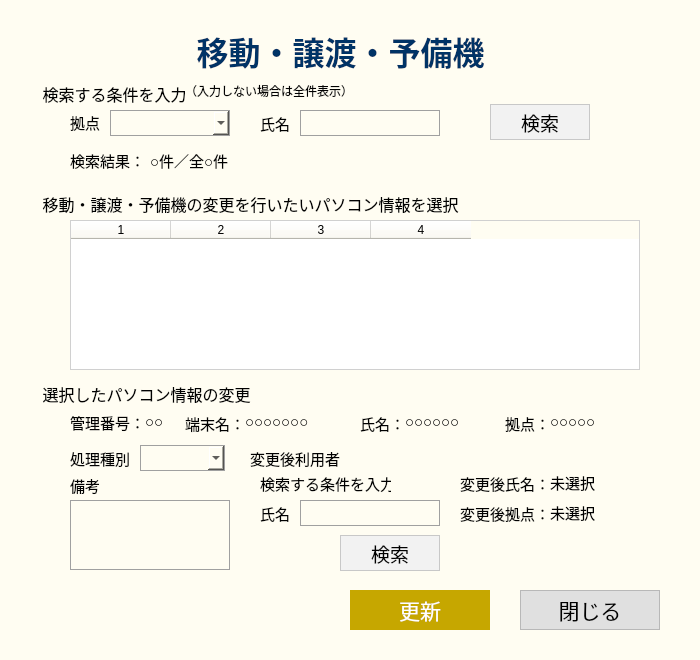
<?xml version="1.0" encoding="UTF-8"?>
<ui version="4.0">
 <class>Dialog</class>
 <widget class="QDialog" name="Dialog">
  <property name="geometry">
   <rect>
    <x>0</x>
    <y>0</y>
    <width>700</width>
    <height>660</height>
   </rect>
  </property>
  <property name="minimumSize">
   <size>
    <width>700</width>
    <height>660</height>
   </size>
  </property>
  <property name="maximumSize">
   <size>
    <width>700</width>
    <height>660</height>
   </size>
  </property>
  <property name="windowTitle">
   <string>Dialog</string>
  </property>
  <property name="styleSheet">
   <string notr="true">QWidget {
    background-color: #FFFDF2 ;      /* 淡い黄色 */
}</string>
  </property>
  <widget class="QLabel" name="label_8">
   <property name="enabled">
    <bool>false</bool>
   </property>
   <property name="geometry">
    <rect>
     <x>150</x>
     <y>30</y>
     <width>381</width>
     <height>41</height>
    </rect>
   </property>
   <property name="font">
    <font>
     <family>Meiryo</family>
     <pointsize>24</pointsize>
     <bold>true</bold>
    </font>
   </property>
   <property name="styleSheet">
    <string notr="true">color: #003366;
font-size: 24pt;
font-weight: bold;</string>
   </property>
   <property name="text">
    <string>移動・譲渡・予備機</string>
   </property>
   <property name="alignment">
    <set>Qt::AlignmentFlag::AlignCenter</set>
   </property>
  </widget>
  <widget class="QPushButton" name="btnClose">
   <property name="geometry">
    <rect>
     <x>520</x>
     <y>590</y>
     <width>140</width>
     <height>40</height>
    </rect>
   </property>
   <property name="font">
    <font>
     <family>Meiryo</family>
     <pointsize>16</pointsize>
    </font>
   </property>
   <property name="styleSheet">
    <string notr="true">QPushButton {
    background-color: #E0E0E0;      /* 背景より少し濃いグレー */
    color: #000000;                 /* 黒字 */
    border: 1px solid #B8B8B8;      /* 薄いグレーの枠線 */
    border-radius: 0px;             /* 角丸なし */
}

QPushButton:hover {
    background-color: #D0D0D0;      /* ホバー：少し濃いグレー */
    color: #000000;                 /* 黒字のまま */
}

QPushButton:pressed {
    background-color: #C0C0C0;      /* 押下：さらに濃いグレー */
    color: #000000;                 /* 黒字のまま */
}
</string>
   </property>
   <property name="text">
    <string>閉じる</string>
   </property>
  </widget>
  <widget class="QPushButton" name="btnUpdate">
   <property name="geometry">
    <rect>
     <x>350</x>
     <y>590</y>
     <width>140</width>
     <height>40</height>
    </rect>
   </property>
   <property name="font">
    <font>
     <family>Meiryo</family>
     <pointsize>16</pointsize>
    </font>
   </property>
   <property name="styleSheet">
    <string notr="true">QPushButton#btnUpdate {
    background-color: #C6A700;
    color: white;
    border: 1px solid #C6A700;
    border-radius: 0px;
    padding: 4px 12px;
}

QPushButton#btnUpdate:hover {
    background-color: #D9B800;
    border: 1px solid #D9B800;
}

QPushButton#btnUpdate:pressed {
    background-color: #A88D00;
    border: 1px solid #A88D00;
}
</string>
   </property>
   <property name="text">
    <string>更新</string>
   </property>
  </widget>
  <widget class="QGroupBox" name="gbxSearchCondition">
   <property name="geometry">
    <rect>
     <x>40</x>
     <y>80</y>
     <width>621</width>
     <height>101</height>
    </rect>
   </property>
   <property name="font">
    <font>
     <pointsize>12</pointsize>
    </font>
   </property>
   <property name="styleSheet">
    <string notr="true">QGroupBox {
    border: none;
}</string>
   </property>
   <property name="title">
    <string>検索する条件を入力</string>
   </property>
   <widget class="QComboBox" name="cmbLocation">
    <property name="geometry">
     <rect>
      <x>70</x>
      <y>30</y>
      <width>120</width>
      <height>26</height>
     </rect>
    </property>
    <property name="styleSheet">
     <string notr="true">QComboBox {
    border: 1px solid #A0A0A0;   /* 標準より少し濃いグレー */
    padding: 2px;
　font-size: 10pt;
}

QComboBox:focus {
    border: 1px solid #4A90E2;   /* 淡い青 */
    background-color: #FFFFFF;
}</string>
    </property>
   </widget>
   <widget class="QLabel" name="label_4">
    <property name="geometry">
     <rect>
      <x>30</x>
      <y>30</y>
      <width>31</width>
      <height>24</height>
     </rect>
    </property>
    <property name="cursor">
     <cursorShape>ArrowCursor</cursorShape>
    </property>
    <property name="styleSheet">
     <string notr="true">font-size: 11pt;
color: #000000;</string>
    </property>
    <property name="text">
     <string>拠点</string>
    </property>
   </widget>
   <widget class="QLineEdit" name="txtUserName">
    <property name="geometry">
     <rect>
      <x>260</x>
      <y>30</y>
      <width>140</width>
      <height>26</height>
     </rect>
    </property>
    <property name="styleSheet">
     <string notr="true">QLineEdit {
    border: 1px solid #A0A0A0;   /* 標準より少し濃いグレー */
    padding: 2px;
　font-size: 10pt;
}

QLineEdit:focus {
    border: 1px solid #4A90E2;   /* 淡い青 */
    background-color: #FFFFFF;
}</string>
    </property>
    <property name="text">
     <string/>
    </property>
   </widget>
   <widget class="QLabel" name="label_6">
    <property name="geometry">
     <rect>
      <x>220</x>
      <y>30</y>
      <width>31</width>
      <height>26</height>
     </rect>
    </property>
    <property name="styleSheet">
     <string notr="true">font-size: 11pt;
color: #000000;</string>
    </property>
    <property name="text">
     <string>氏名</string>
    </property>
   </widget>
   <widget class="QPushButton" name="btnSearch">
    <property name="geometry">
     <rect>
      <x>450</x>
      <y>24</y>
      <width>100</width>
      <height>36</height>
     </rect>
    </property>
    <property name="font">
     <font>
      <family>Meiryo</family>
      <pointsize>14</pointsize>
     </font>
    </property>
    <property name="styleSheet">
     <string notr="true">QPushButton#btnSearch {
    background-color: #F2F2F2;
    color: #000000;
    border: 1px solid #C8C8C8;
    border-radius: 0px;
    padding: 4px 12px;
}

QPushButton#btnSearch:hover {
    background-color: #E6E6E6;
    border: 1px solid #BFBFBF;
}

QPushButton#btnSearch:pressed {
    background-color: #D9D9D9;
    border: 1px solid #B3B3B3;
}</string>
    </property>
    <property name="text">
     <string>検索</string>
    </property>
   </widget>
   <widget class="QLabel" name="label">
    <property name="geometry">
     <rect>
      <x>30</x>
      <y>70</y>
      <width>76</width>
      <height>21</height>
     </rect>
    </property>
    <property name="font">
     <font>
      <pointsize>11</pointsize>
     </font>
    </property>
    <property name="text">
     <string>検索結果：</string>
    </property>
   </widget>
   <widget class="QLabel" name="lblResultCount">
    <property name="geometry">
     <rect>
      <x>110</x>
      <y>70</y>
      <width>101</width>
      <height>21</height>
     </rect>
    </property>
    <property name="font">
     <font>
      <pointsize>11</pointsize>
     </font>
    </property>
    <property name="text">
     <string>○件／全○件</string>
    </property>
   </widget>
   <widget class="QLabel" name="label_2">
    <property name="geometry">
     <rect>
      <x>145</x>
      <y>3</y>
      <width>161</width>
      <height>16</height>
     </rect>
    </property>
    <property name="text">
     <string>（入力しない場合は全件表示）</string>
    </property>
   </widget>
  </widget>
  <widget class="QGroupBox" name="gbxSearchResult">
   <property name="geometry">
    <rect>
     <x>40</x>
     <y>190</y>
     <width>631</width>
     <height>181</height>
    </rect>
   </property>
   <property name="font">
    <font>
     <pointsize>12</pointsize>
    </font>
   </property>
   <property name="styleSheet">
    <string notr="true">QGroupBox {
    border: none;
}</string>
   </property>
   <property name="title">
    <string>移動・譲渡・予備機の変更を行いたいパソコン情報を選択</string>
   </property>
   <widget class="QTableWidget" name="tblTransferPc">
    <property name="geometry">
     <rect>
      <x>30</x>
      <y>30</y>
      <width>570</width>
      <height>150</height>
     </rect>
    </property>
    <property name="styleSheet">
     <string notr="true">QTableWidget {
    border: 1px solid #D0D0D0;
    background-color: white;
    gridline-color: #E5E5E5;
}</string>
    </property>
    <property name="columnCount">
     <number>4</number>
    </property>
    <column/>
    <column/>
    <column/>
    <column/>
   </widget>
  </widget>
  <widget class="QGroupBox" name="gbxPcInfo">
   <property name="geometry">
    <rect>
     <x>40</x>
     <y>380</y>
     <width>631</width>
     <height>191</height>
    </rect>
   </property>
   <property name="font">
    <font>
     <pointsize>12</pointsize>
    </font>
   </property>
   <property name="styleSheet">
    <string notr="true">QGroupBox {
    border: none;
}</string>
   </property>
   <property name="title">
    <string>選択したパソコン情報の変更</string>
   </property>
   <widget class="QLabel" name="label_9">
    <property name="geometry">
     <rect>
      <x>30</x>
      <y>30</y>
      <width>71</width>
      <height>24</height>
     </rect>
    </property>
    <property name="cursor">
     <cursorShape>ArrowCursor</cursorShape>
    </property>
    <property name="styleSheet">
     <string notr="true">font-size: 11pt;
color: #000000;</string>
    </property>
    <property name="text">
     <string>管理番号：</string>
    </property>
   </widget>
   <widget class="QLabel" name="label_5">
    <property name="geometry">
     <rect>
      <x>145</x>
      <y>30</y>
      <width>61</width>
      <height>26</height>
     </rect>
    </property>
    <property name="styleSheet">
     <string notr="true">font-size: 11pt;
color: #000000;</string>
    </property>
    <property name="text">
     <string>端末名：</string>
    </property>
   </widget>
   <widget class="QLabel" name="label_10">
    <property name="geometry">
     <rect>
      <x>320</x>
      <y>30</y>
      <width>41</width>
      <height>26</height>
     </rect>
    </property>
    <property name="styleSheet">
     <string notr="true">font-size: 11pt;
color: #000000;</string>
    </property>
    <property name="text">
     <string>氏名：</string>
    </property>
   </widget>
   <widget class="QLabel" name="label_7">
    <property name="geometry">
     <rect>
      <x>30</x>
      <y>65</y>
      <width>61</width>
      <height>26</height>
     </rect>
    </property>
    <property name="styleSheet">
     <string notr="true">font-size: 11pt;
color: #000000;</string>
    </property>
    <property name="text">
     <string>処理種別</string>
    </property>
   </widget>
   <widget class="QLabel" name="lblTerminalName">
    <property name="geometry">
     <rect>
      <x>205</x>
      <y>30</y>
      <width>111</width>
      <height>24</height>
     </rect>
    </property>
    <property name="cursor">
     <cursorShape>ArrowCursor</cursorShape>
    </property>
    <property name="styleSheet">
     <string notr="true">font-size: 11pt;
color: #000000;</string>
    </property>
    <property name="text">
     <string>○○○○○○○</string>
    </property>
   </widget>
   <widget class="QLabel" name="lblManageNo">
    <property name="geometry">
     <rect>
      <x>105</x>
      <y>30</y>
      <width>31</width>
      <height>24</height>
     </rect>
    </property>
    <property name="cursor">
     <cursorShape>ArrowCursor</cursorShape>
    </property>
    <property name="styleSheet">
     <string notr="true">font-size: 11pt;
color: #000000;</string>
    </property>
    <property name="text">
     <string>○○</string>
    </property>
    <property name="alignment">
     <set>Qt::AlignmentFlag::AlignLeading|Qt::AlignmentFlag::AlignLeft|Qt::AlignmentFlag::AlignVCenter</set>
    </property>
   </widget>
   <widget class="QLabel" name="lblUserName">
    <property name="geometry">
     <rect>
      <x>365</x>
      <y>30</y>
      <width>101</width>
      <height>24</height>
     </rect>
    </property>
    <property name="cursor">
     <cursorShape>ArrowCursor</cursorShape>
    </property>
    <property name="styleSheet">
     <string notr="true">font-size: 11pt;
color: #000000;</string>
    </property>
    <property name="frameShape">
     <enum>QFrame::Shape::NoFrame</enum>
    </property>
    <property name="text">
     <string>○○○○○○</string>
    </property>
   </widget>
   <widget class="QLabel" name="label_11">
    <property name="geometry">
     <rect>
      <x>465</x>
      <y>30</y>
      <width>41</width>
      <height>26</height>
     </rect>
    </property>
    <property name="styleSheet">
     <string notr="true">font-size: 11pt;
color: #000000;</string>
    </property>
    <property name="text">
     <string>拠点：</string>
    </property>
   </widget>
   <widget class="QLabel" name="lblLocation">
    <property name="geometry">
     <rect>
      <x>510</x>
      <y>30</y>
      <width>91</width>
      <height>24</height>
     </rect>
    </property>
    <property name="cursor">
     <cursorShape>ArrowCursor</cursorShape>
    </property>
    <property name="styleSheet">
     <string notr="true">font-size: 11pt;
color: #000000;</string>
    </property>
    <property name="frameShape">
     <enum>QFrame::Shape::NoFrame</enum>
    </property>
    <property name="text">
     <string>○○○○○</string>
    </property>
   </widget>
   <widget class="QComboBox" name="cmbProcessType">
    <property name="geometry">
     <rect>
      <x>100</x>
      <y>65</y>
      <width>85</width>
      <height>26</height>
     </rect>
    </property>
    <property name="styleSheet">
     <string notr="true">QComboBox {
    border: 1px solid #A0A0A0;   /* 標準より少し濃いグレー */
    padding: 2px;
　font-size: 10pt;
}

QComboBox:focus {
    border: 1px solid #4A90E2;   /* 淡い青 */
    background-color: #FFFFFF;
}</string>
    </property>
   </widget>
   <widget class="QStackedWidget" name="stkTransfer">
    <property name="geometry">
     <rect>
      <x>200</x>
      <y>60</y>
      <width>421</width>
      <height>131</height>
     </rect>
    </property>
    <property name="currentIndex">
     <number>0</number>
    </property>
    <widget class="QWidget" name="pageTransfer">
     <widget class="QLabel" name="label_12">
      <property name="geometry">
       <rect>
        <x>10</x>
        <y>5</y>
        <width>91</width>
        <height>26</height>
       </rect>
      </property>
      <property name="styleSheet">
       <string notr="true">font-size: 11pt;
color: #000000;</string>
      </property>
      <property name="text">
       <string>変更後利用者</string>
      </property>
     </widget>
     <widget class="QLabel" name="label_13">
      <property name="geometry">
       <rect>
        <x>20</x>
        <y>30</y>
        <width>131</width>
        <height>26</height>
       </rect>
      </property>
      <property name="styleSheet">
       <string notr="true">font-size: 11pt;
color: #000000;</string>
      </property>
      <property name="text">
       <string>検索する条件を入力</string>
      </property>
     </widget>
     <widget class="QLabel" name="label_14">
      <property name="geometry">
       <rect>
        <x>20</x>
        <y>60</y>
        <width>31</width>
        <height>26</height>
       </rect>
      </property>
      <property name="styleSheet">
       <string notr="true">font-size: 11pt;
color: #000000;</string>
      </property>
      <property name="text">
       <string>氏名</string>
      </property>
     </widget>
     <widget class="QLineEdit" name="txtTransferUserName">
      <property name="geometry">
       <rect>
        <x>60</x>
        <y>60</y>
        <width>140</width>
        <height>26</height>
       </rect>
      </property>
      <property name="styleSheet">
       <string notr="true">QLineEdit {
    border: 1px solid #A0A0A0;   /* 標準より少し濃いグレー */
    padding: 2px;
　font-size: 10pt;
}

QLineEdit:focus {
    border: 1px solid #4A90E2;   /* 淡い青 */
    background-color: #FFFFFF;
}</string>
      </property>
      <property name="text">
       <string/>
      </property>
     </widget>
     <widget class="QPushButton" name="btnSearchTransferUser">
      <property name="geometry">
       <rect>
        <x>100</x>
        <y>95</y>
        <width>100</width>
        <height>36</height>
       </rect>
      </property>
      <property name="font">
       <font>
        <family>Meiryo</family>
        <pointsize>14</pointsize>
       </font>
      </property>
      <property name="styleSheet">
       <string notr="true">QPushButton#btnSearchTransferUser {
    background-color: #F2F2F2;
    color: #000000;
    border: 1px solid #C8C8C8;
    border-radius: 0px;
    padding: 4px 12px;
}

QPushButton#btnSearchTransferUser:hover {
    background-color: #E6E6E6;
    border: 1px solid #BFBFBF;
}

QPushButton#btnSearchTransferUser:pressed {
    background-color: #D9D9D9;
    border: 1px solid #B3B3B3;
}</string>
      </property>
      <property name="text">
       <string>検索</string>
      </property>
     </widget>
     <widget class="QLabel" name="label_15">
      <property name="geometry">
       <rect>
        <x>220</x>
        <y>30</y>
        <width>91</width>
        <height>26</height>
       </rect>
      </property>
      <property name="styleSheet">
       <string notr="true">font-size: 11pt;
color: #000000;</string>
      </property>
      <property name="text">
       <string>変更後氏名：</string>
      </property>
     </widget>
     <widget class="QLabel" name="lblAfterUserName">
      <property name="geometry">
       <rect>
        <x>310</x>
        <y>30</y>
        <width>101</width>
        <height>24</height>
       </rect>
      </property>
      <property name="cursor">
       <cursorShape>ArrowCursor</cursorShape>
      </property>
      <property name="styleSheet">
       <string notr="true">font-size: 11pt;
color: #000000;</string>
      </property>
      <property name="frameShape">
       <enum>QFrame::Shape::NoFrame</enum>
      </property>
      <property name="text">
       <string>未選択</string>
      </property>
     </widget>
     <widget class="QLabel" name="label_16">
      <property name="geometry">
       <rect>
        <x>220</x>
        <y>60</y>
        <width>91</width>
        <height>26</height>
       </rect>
      </property>
      <property name="styleSheet">
       <string notr="true">font-size: 11pt;
color: #000000;</string>
      </property>
      <property name="text">
       <string>変更後拠点：</string>
      </property>
     </widget>
     <widget class="QLabel" name="lblAfterLocation">
      <property name="geometry">
       <rect>
        <x>310</x>
        <y>60</y>
        <width>91</width>
        <height>24</height>
       </rect>
      </property>
      <property name="cursor">
       <cursorShape>ArrowCursor</cursorShape>
      </property>
      <property name="styleSheet">
       <string notr="true">font-size: 11pt;
color: #000000;</string>
      </property>
      <property name="frameShape">
       <enum>QFrame::Shape::NoFrame</enum>
      </property>
      <property name="text">
       <string>未選択</string>
      </property>
     </widget>
    </widget>
    <widget class="QWidget" name="pageReserve">
     <widget class="QLabel" name="label_17">
      <property name="geometry">
       <rect>
        <x>10</x>
        <y>5</y>
        <width>91</width>
        <height>26</height>
       </rect>
      </property>
      <property name="styleSheet">
       <string notr="true">font-size: 11pt;
color: #000000;</string>
      </property>
      <property name="text">
       <string>予備機に設定</string>
      </property>
     </widget>
     <widget class="QLabel" name="lblReserveMessage">
      <property name="geometry">
       <rect>
        <x>120</x>
        <y>60</y>
        <width>191</width>
        <height>26</height>
       </rect>
      </property>
      <property name="styleSheet">
       <string notr="true">font-size: 11pt;
color: #000000;</string>
      </property>
      <property name="text">
       <string>そのまま「更新」ボタンをクリック</string>
      </property>
     </widget>
    </widget>
   </widget>
   <widget class="QLabel" name="label_18">
    <property name="geometry">
     <rect>
      <x>30</x>
      <y>92</y>
      <width>31</width>
      <height>26</height>
     </rect>
    </property>
    <property name="styleSheet">
     <string notr="true">font-size: 11pt;
color: #000000;</string>
    </property>
    <property name="text">
     <string>備考</string>
    </property>
   </widget>
   <widget class="QPlainTextEdit" name="txtRemarks">
    <property name="geometry">
     <rect>
      <x>30</x>
      <y>120</y>
      <width>160</width>
      <height>70</height>
     </rect>
    </property>
    <property name="styleSheet">
     <string notr="true">QPlainTextEdit {
    border: 1px solid #A0A0A0;   /* 標準より少し濃いグレー */
    padding: 2px;
　font-size: 10pt;
}

QPlainTextEdit:focus {
    border: 1px solid #4A90E2;   /* 淡い青 */
    background-color: #FFFFFF;
}</string>
    </property>
   </widget>
  </widget>
 </widget>
 <tabstops>
  <tabstop>cmbLocation</tabstop>
  <tabstop>txtUserName</tabstop>
  <tabstop>btnSearch</tabstop>
  <tabstop>tblTransferPc</tabstop>
  <tabstop>cmbProcessType</tabstop>
  <tabstop>txtRemarks</tabstop>
  <tabstop>txtTransferUserName</tabstop>
  <tabstop>btnSearchTransferUser</tabstop>
  <tabstop>btnUpdate</tabstop>
  <tabstop>btnClose</tabstop>
 </tabstops>
 <resources/>
 <connections/>
</ui>
